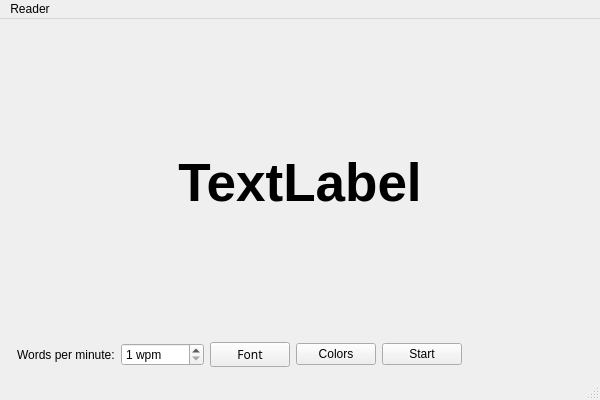
<?xml version="1.0" encoding="UTF-8"?>
<ui version="4.0">
 <class>CMainWindow</class>
 <widget class="QMainWindow" name="CMainWindow">
  <property name="geometry">
   <rect>
    <x>0</x>
    <y>0</y>
    <width>600</width>
    <height>400</height>
   </rect>
  </property>
  <property name="windowTitle">
   <string>QSpeedReader</string>
  </property>
  <widget class="QWidget" name="centralWidget">
   <layout class="QGridLayout" name="gridLayout_2">
    <item row="0" column="0" colspan="2">
     <widget class="QLabel" name="pTextLabel">
      <property name="sizePolicy">
       <sizepolicy hsizetype="Preferred" vsizetype="Preferred">
        <horstretch>0</horstretch>
        <verstretch>0</verstretch>
       </sizepolicy>
      </property>
      <property name="font">
       <font>
        <pointsize>40</pointsize>
        <weight>75</weight>
        <bold>true</bold>
       </font>
      </property>
      <property name="autoFillBackground">
       <bool>true</bool>
      </property>
      <property name="text">
       <string>TextLabel</string>
      </property>
      <property name="alignment">
       <set>Qt::AlignCenter</set>
      </property>
     </widget>
    </item>
    <item row="1" column="1">
     <widget class="QFrame" name="pSettingsFrame">
      <property name="sizePolicy">
       <sizepolicy hsizetype="Preferred" vsizetype="Maximum">
        <horstretch>0</horstretch>
        <verstretch>0</verstretch>
       </sizepolicy>
      </property>
      <property name="frameShape">
       <enum>QFrame::NoFrame</enum>
      </property>
      <property name="frameShadow">
       <enum>QFrame::Plain</enum>
      </property>
      <property name="lineWidth">
       <number>0</number>
      </property>
      <layout class="QGridLayout" name="gridLayout">
       <property name="margin">
        <number>0</number>
       </property>
       <property name="spacing">
        <number>0</number>
       </property>
       <item row="0" column="0">
        <layout class="QHBoxLayout" name="horizontalLayout">
         <item>
          <widget class="QLabel" name="label_2">
           <property name="text">
            <string>Words per minute:</string>
           </property>
          </widget>
         </item>
         <item>
          <widget class="QSpinBox" name="pWPMspinBox">
           <property name="sizePolicy">
            <sizepolicy hsizetype="MinimumExpanding" vsizetype="Fixed">
             <horstretch>0</horstretch>
             <verstretch>0</verstretch>
            </sizepolicy>
           </property>
           <property name="suffix">
            <string> wpm</string>
           </property>
           <property name="minimum">
            <number>1</number>
           </property>
           <property name="maximum">
            <number>6000</number>
           </property>
          </widget>
         </item>
         <item>
          <widget class="QPushButton" name="pFontButton">
           <property name="font">
            <font>
             <family>Sans Serif</family>
             <italic>false</italic>
            </font>
           </property>
           <property name="text">
            <string>Font</string>
           </property>
          </widget>
         </item>
         <item>
          <widget class="QPushButton" name="pColorsButton">
           <property name="text">
            <string>Colors</string>
           </property>
          </widget>
         </item>
         <item>
          <widget class="QPushButton" name="pStartButton">
           <property name="text">
            <string>Start</string>
           </property>
           <property name="checkable">
            <bool>true</bool>
           </property>
          </widget>
         </item>
         <item>
          <spacer name="horizontalSpacer_3">
           <property name="orientation">
            <enum>Qt::Horizontal</enum>
           </property>
           <property name="sizeHint" stdset="0">
            <size>
             <width>216</width>
             <height>22</height>
            </size>
           </property>
          </spacer>
         </item>
         <item>
          <spacer name="horizontalSpacer">
           <property name="orientation">
            <enum>Qt::Horizontal</enum>
           </property>
           <property name="sizeHint" stdset="0">
            <size>
             <width>40</width>
             <height>20</height>
            </size>
           </property>
          </spacer>
         </item>
        </layout>
       </item>
      </layout>
     </widget>
    </item>
   </layout>
  </widget>
  <widget class="QMenuBar" name="menuBar">
   <property name="geometry">
    <rect>
     <x>0</x>
     <y>0</y>
     <width>600</width>
     <height>23</height>
    </rect>
   </property>
   <widget class="QMenu" name="menuFile">
    <property name="title">
     <string>Reader</string>
    </property>
    <addaction name="actionFullscreen"/>
    <addaction name="separator"/>
    <addaction name="actionQuit"/>
   </widget>
   <addaction name="menuFile"/>
  </widget>
  <widget class="QStatusBar" name="statusBar"/>
  <action name="actionFullscreen">
   <property name="text">
    <string>Fullscreen</string>
   </property>
   <property name="shortcut">
    <string>Ctrl+F</string>
   </property>
  </action>
  <action name="actionQuit">
   <property name="text">
    <string>Quit</string>
   </property>
   <property name="shortcut">
    <string>Ctrl+Q</string>
   </property>
  </action>
 </widget>
 <layoutdefault spacing="6" margin="11"/>
 <resources/>
 <connections/>
</ui>
